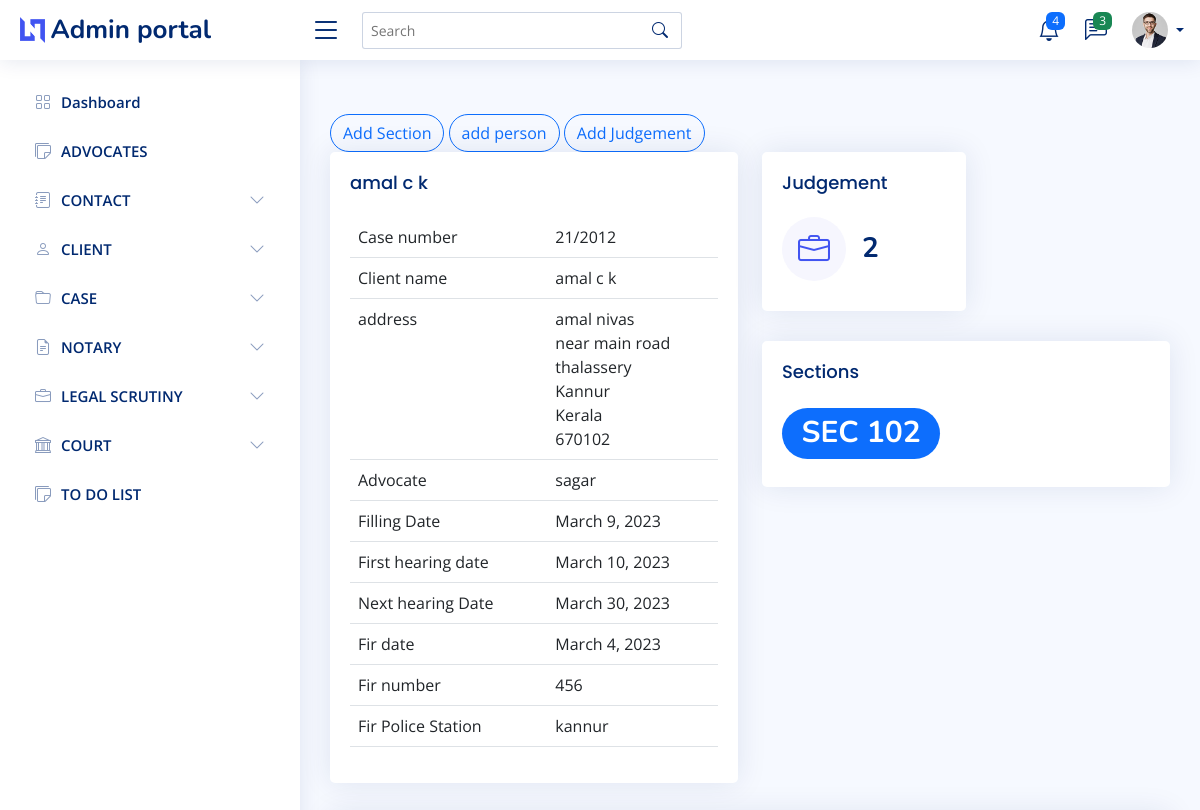
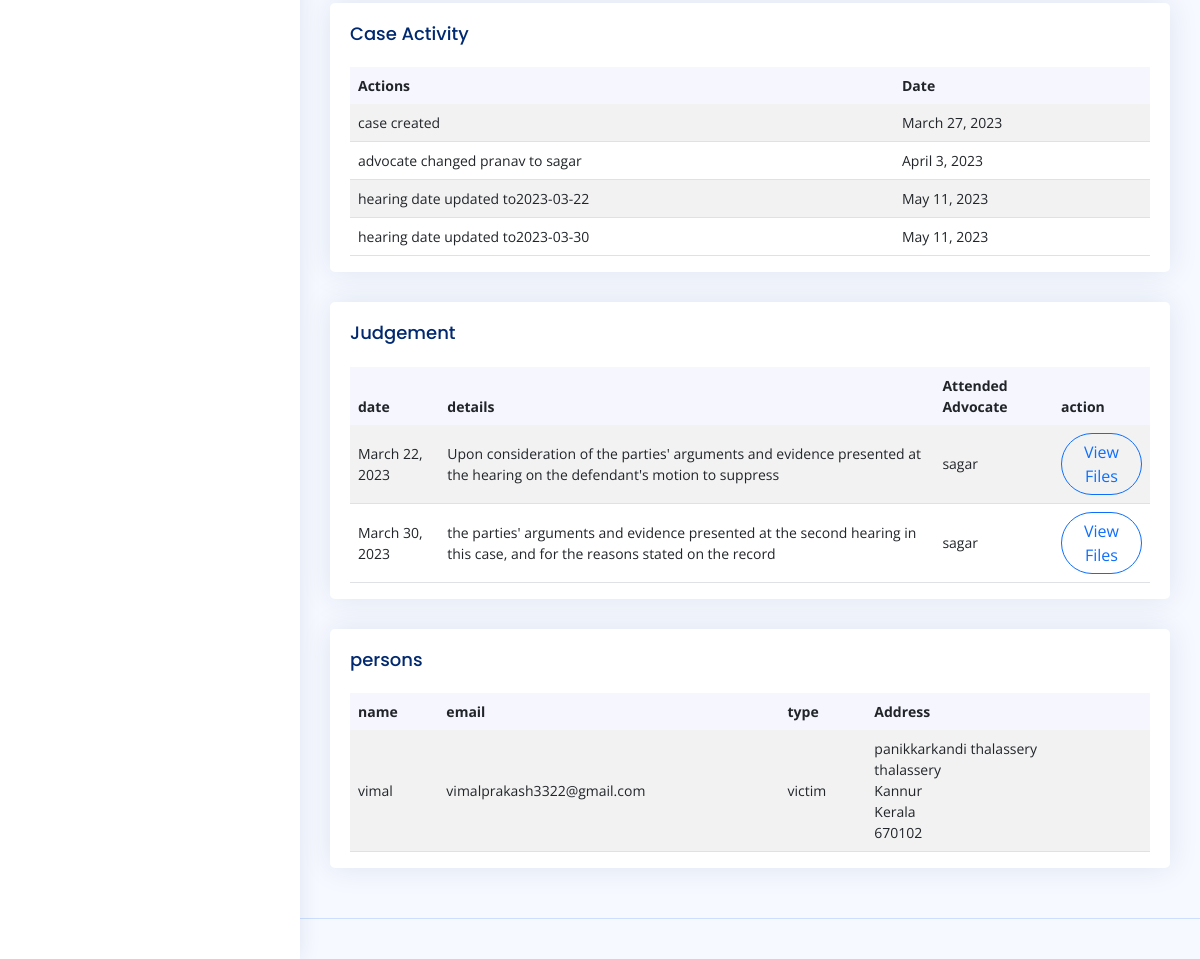
/case/details/1, run on the app's committed database (2 pictures, top to bottom).
### Admin_user/models.py (models this page shows)
class CaseRegister(models.Model):
    client_name=models.ForeignKey(client, on_delete=models.CASCADE)
    case_number=models.CharField(max_length=50)
    year=models.IntegerField()
    incident=models.CharField(max_length=50,null=True)
    advocate=models.ForeignKey(Advocate,null=True,on_delete=models.SET_NULL)
    Filling_Date=models.DateField(auto_now=False, auto_now_add=False,null=True)
    First_hearing_date=models.DateField(auto_now=False, auto_now_add=False,null=True)
    Next_hearing_date=models.DateField(auto_now=False, auto_now_add=False,null=True)
    Fir_date=models.DateField(auto_now=False, auto_now_add=False,null=True)
    Fir_number=models.IntegerField(null=True)
    Fir_policeStation=models.CharField(max_length=50,null=True)
    case_category=models.ForeignKey(CaseCategory,null=True,on_delete=models.SET_NULL)
    status=models.CharField(max_length=20,choices=status_choice,null=True,default=1)
    def __str__(self) :
        return self.client_name.First_name+" "+self.client_name.Last_name

class client(models.Model):
    First_name=models.CharField(max_length=50)
    Last_name=models.CharField(max_length=50)
    Address=models.ForeignKey(Address,null=True, on_delete=models.SET_NULL)
    Category=models.CharField(max_length=50,null=True)
    is_case=models.BooleanField(default=False)
    phone=models.IntegerField(null=True)
    email=models.CharField(max_length=50,null=True)
    def __str__(self) :
        return self.First_name+" "+self.Last_name

class Address(models.Model):
    House_name=models.CharField(max_length=50)
    Place=models.CharField(max_length=50)
    City=models.CharField(max_length=50)
    State=models.ForeignKey(State, on_delete=models.CASCADE)
    district=models.ForeignKey(District, on_delete=models.CASCADE)
    Country=models.CharField(max_length=50)
    Pin=models.IntegerField()
    def __str__(self):
        return self.House_name

class District(models.Model):
    state=models.ForeignKey(State, on_delete=models.CASCADE)
    district=models.CharField(max_length=50)
    def __str__(self):
        return self.district

class State(models.Model):
    state=models.CharField(max_length=50)
    def __str__(self):
        return self.state

class Advocate(models.Model):
    name=models.CharField(max_length=50)
    address=models.ForeignKey(Address,on_delete=models.DO_NOTHING)
    phone=models.IntegerField()
    court=models.ForeignKey(Court,null=True, on_delete=models.SET_NULL)
    specialization=models.CharField(default="Criminal", max_length=60)
    def __str__(self) :
        return self.name

class caseSections(models.Model):
    case=models.ForeignKey(CaseRegister, on_delete=models.CASCADE)
    Sections=models.ForeignKey(Sections, on_delete=models.CASCADE)
    def __str__(self):
        return self.Sections.sections

class Sections(models.Model):
    sections=models.CharField(max_length=50)
    def __str__(self):
        return self.sections

class CaseAction(models.Model):
    case=models.ForeignKey(CaseRegister, on_delete=models.DO_NOTHING)
    action=models.CharField(max_length=50,choices=Action_choice,default=1)
    date=models.DateField(auto_now=False, auto_now_add=False,null=True)

class Judgement(models.Model):
    case=models.ForeignKey(CaseRegister, on_delete=models.CASCADE)
    date=models.DateField( auto_now=False, auto_now_add=False)
    details=models.CharField(max_length=50)

class Person(models.Model):
    case=models.ForeignKey(CaseRegister, on_delete=models.CASCADE)
    name=models.CharField(max_length=50)
    email=models.EmailField(max_length=254)
    types=models.CharField(max_length=50)
    Address=models.ForeignKey(Address,on_delete=models.CASCADE)

### Admin_user/views.py (the view)
# urls.py: path("case/details/<int:id>",case_details,name="case_details"),
def case_details(request,id):
    ob=CaseRegister.objects.get(id=id)
    persondata=Person.objects.all().filter(case_id=id)
    context={"person":persondata}
    context["section"]=caseSections.objects.all().filter(case_id=id)
    context["data"]=ob
    context["form"]=Casesectionform()
    context["actions"]=CaseAction.objects.filter(case=ob)
    context["sections"]=caseSections.objects.all().filter(case=ob)
    context["judgement"]=Judgement.objects.filter(case=ob)
    context["judgement_no"]=Judgement.objects.filter(case=ob).count()
    context["judgementfile"]=jd_file.objects.all()
    context["judgementform"]=Judgement_Form()
    context["Judgement_Files_form"]=Judgement_Files_form()
    return render(request,"admin/case_details.html",context)

### Admin_user/form.py
class Casesectionform(forms.ModelForm):
    class Meta:
        model = caseSections
        exclude=["case"]
    def __init__(self,*args,**kwargs):
        super(Casesectionform,self).__init__(*args,**kwargs)
        for i in self.fields.values():
            i.widget.attrs['class']="form-control"

class Judgement_Form(forms.ModelForm):
    class Meta:
        model=Judgement
        fields=["details","date"]
        widgets={
            "date":DateInput(attrs={'type':'date'})
        }
    def __init__(self,*args,**kwargs):
            super(Judgement_Form,self).__init__(*args,**kwargs)
            for i in self.fields.values():
                i.widget.attrs['class']="form-control"

### templates/admin/case_details.html (shortened to what this page needs)
{% extends 'admin/main.html' %}
{% block content %}
<br>
  <button type="button" class="btn btn-outline-primary rounded-pill" data-bs-toggle="modal" data-bs-target="#largeModal">
    Add Section
  </button>
  <a href="{% url 'add_person' id=data.id%}" class="btn btn-outline-primary rounded-pill">add person<a>
                {%load crispy_forms_tags %}
  <button type="button" class="btn btn-outline-primary rounded-pill" data-bs-toggle="modal" data-bs-target="#judgement">
    Add Judgement
  </button>
                {%load crispy_forms_tags %}
<div class="row align-items-top">
  <div class="col-lg-6">
    <div class="card">
      <div class="card-body">
        <h5 class="card-title">{{data}}</h5>
        <table class="table">
          <tbody>
            <tr>
              <td>Case number</td>
              <td >{{data.case_number}}</td>
            </tr>
            <tr>
              <td>Client name</td>
              <td >{{data.client_name}}</td>
            </tr>
            <tr>
              <td>address</td>
              <td >{{data.client_name.Address}}<br>
                {{data.client_name.Address.Place}}<br>
                  {{data.client_name.Address.City}}<br>
                  {{data.client_name.Address.district}}<br>
                  {{data.client_name.Address.State}}<br>
                  {{data.client_name.Address.Pin}}
              </td>
            </tr>
            <tr>
              <td>Advocate</td>
              <td >{{data.advocate}}</td>
            </tr>
            <tr>
              <td>Filling Date</td>
              <td >{{data.Filling_Date}}</td>
            </tr>
            <tr>
              <td>First hearing date</td>
              <td >{{data.First_hearing_date}}</td>
            </tr>
            <tr>
              <td>Next hearing Date</td>
              <td >{{data.Next_hearing_date}}</td>
            </tr>
            <tr>
              <td>Fir date</td>
              <td >{{data.Fir_date}}</td>
            </tr>
            <tr>
              <td>Fir number</td>
              <td >{{data.Fir_number}}</td>
            </tr>
            <tr>
              <td>Fir Police Station</td>
              <td >{{data.Fir_policeStation}}</td>
            </tr>
          </tbody>
        </table>
      </div>
    </div>
  </div>
  <div class="col-lg-6">
    <div class="col-xxl-4 col-md-6">
      <div class="card info-card sales-card">
        <div class="card-body">
          <h5 class="card-title">Judgement</h5>
          <div class="d-flex align-items-center">
            <div class="card-icon rounded-circle d-flex align-items-center justify-content-center">
              <i class="bi bi-briefcase"></i>
            </div>
            <div class="ps-3">
              <h6>{{judgement_no}}</h6>
            </div>
          </div>
        </div>
      </div>
    </div>
    <div class="card">
      {% if section %}
      <div class="card-body">
        <h3 class="card-title">Sections</h3>
        <h1>{% for i in section %}
          <span class="badge rounded-pill bg-primary"> {{i}}</span>
          {% endfor %}</h1>
      </div>
      {% endif %}
    </div>
  </div>
</div>
<div class="col-12">
    <div class="card top-selling overflow-auto">
      <div class="card-body pb-0">
          <h5 class="card-title">Case Activity</h5>
          <table class="table table-striped">
            <thead>
              <tr>
                <th class="fw-bold" scope="col">Actions</th>
                <th class="fw-bold" scope="col">Date</th>
              </tr>
            </thead>
            <tbody>
              {% for i in actions %}
              <tr>
                <td>{{i.action}}</td>
                <td >{{i.date}}</td>
              </tr>
              {% endfor %}
            </tbody>
          </table>
        </div>
      </div>
    </div>
  {% if judgement %}
  <div class="col-12">
    <div class="card top-selling overflow-auto">
      <div class="card-body pb-0">
          <h5 class="card-title">Judgement</h5>
          <table class="table table-striped">
            <thead>
              <tr>
                <th class="fw-bold" scope="col">date</th>
                <th class="fw-bold" scope="col">details</th>
                <th class="fw-bold" scope="col">Attended Advocate</th>
                <th class="fw-bold" scope="col">action</th>
              </tr>
            </thead>
            <tbody>
              {% for i in judgement %}
              <tr>
                <td>{{i.date}}</td>
                <td >{{i.details}}</td>
                <td>sagar</td>
                <td>
                  <button type="button" class="btn btn-outline-primary rounded-pill" data-bs-toggle="modal" data-bs-target="#files{{i.id}}">
                    View Files
                  </button>
                                    {%load crispy_forms_tags %}
                </td>
              </tr>
              {% endfor %}
            </tbody>
          </table>
        </div>
      </div>
    </div>
  {% endif %}
  {% if person %}
  <div class="col-12">
    <div class="card top-selling overflow-auto">
      <div class="card-body pb-0">
          <h5 class="card-title">persons</h5>
          <table class="table table-striped">
            <thead>
              <tr>
                <th class="fw-bold" scope="col">name </th>
                <th class="fw-bold" scope="col">email</th>
                <th class="fw-bold" scope="col">type</th>
                <th class="fw-bold" scope="col">Address</th>
              </tr>
            </thead>
            <tbody>
              {% for i in person %}
              <tr>
                <td>{{i.name}}</td>
                <td >{{i.email}}</td>
                <td >{{i.types}}</td>
                <td >{{i.Address}}
                  {{i.Address.Place}}<br>
                  {{i.Address.City}}<br>
                  {{i.Address.district}}<br>
                  {{i.Address.State}}<br>
                  {{i.Address.Pin}}<br>
                </td>
              </tr>
              {% endfor %}
            </tbody>
          </table>
        </div>
      </div>
    </div>
  {% endif %}
{% endblock content %}

### static/assets/css/style.css (style rules this page uses)
:root { scroll-behavior: smooth; }
body { font-family: "Open Sans", sans-serif; background: #f6f9ff; color: #444444; }
a { color: #4154f1; text-decoration: none; }
h1, h2, h3, h4, h5, h6 { font-family: "Nunito", sans-serif; }
.card { margin-bottom: 30px; border: none; border-radius: 5px; box-shadow: 0px 0 30px rgba(1, 41, 112, 0.1); }
.card-title { padding: 20px 0 15px 0; font-size: 18px; font-weight: 500; color: #012970; font-family: "Poppins", sans-serif; }
.card-body { padding: 0 20px 20px 20px; }
.dashboard .info-card { padding-bottom: 10px; }
.dashboard .info-card h6 { font-size: 28px; color: #012970; font-weight: 700; margin: 0; padding: 0; }
.dashboard .card-icon { font-size: 32px; line-height: 0; width: 64px; height: 64px; flex-shrink: 0; flex-grow: 0; }
.dashboard .sales-card .card-icon { color: #4154f1; background: #f6f6fe; }
.dashboard .top-selling { font-size: 14px; }
.dashboard .top-selling .table thead { background: #f6f6fe; }
.dashboard .top-selling .table thead th { border: 0; }
.dashboard .top-selling .table tbody td { vertical-align: middle; }

### data on the page
CaseRegister: client_name.Last_name "amal c k", case_number "21/2012", client_name "amal c k", client_name.Address "amal nivas", client_name.Address.Place "near main road", client_name.Address.City "thalassery", client_name.Address.district "Kannur", client_name.Address.State "Kerala", client_name.Address.Pin "670102", advocate "sagar", Filling_Date "March 9, 2023", First_hearing_date "March 10, 2023", Next_hearing_date "March 30, 2023", Fir_date "March 4, 2023", Fir_number "456", Fir_policeStation "kannur"
caseSections: Sections.sections "SEC 102"
CaseAction: action "case created", date "March 27, 2023"
CaseAction: action "advocate changed pranav to sagar", date "April 3, 2023"
CaseAction: action "hearing date updated to2023-03-22", date "May 11, 2023"
CaseAction: action "hearing date updated to2023-03-30", date "May 11, 2023"
Judgement: date "March 22, 2023", details "Upon consideration of the parties' arguments and evidence presented at the hearing on the defendant's motion to suppress"
Judgement: date "March 30, 2023", details "the parties' arguments and evidence presented at the second hearing in this case, and for the reasons stated on the record"
Person: name "vimal", email "vimalprakash3322@gmail.com", types "victim", Address "panikkarkandi", Address.Place "thalassery", Address.City "thalassery", Address.district "Kannur", Address.State "Kerala", Address.Pin "670102"

### other printed values
{{ judgement_no }} "2"
